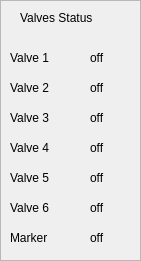
      <widget class="QFrame" name="frame_2">
       <property name="geometry">
        <rect>
         <x>810</x>
         <y>10</y>
         <width>141</width>
         <height>261</height>
        </rect>
       </property>
       <property name="font">
        <font>
         <family>Arial</family>
        </font>
       </property>
       <property name="frameShape">
        <enum>QFrame::StyledPanel</enum>
       </property>
       <property name="frameShadow">
        <enum>QFrame::Raised</enum>
       </property>
       <widget class="QLabel" name="label12_9">
        <property name="geometry">
         <rect>
          <x>10</x>
          <y>200</y>
          <width>61</width>
          <height>16</height>
         </rect>
        </property>
        <property name="font">
         <font>
          <family>Arial</family>
         </font>
        </property>
        <property name="text">
         <string>Valve 6</string>
        </property>
       </widget>
       <widget class="QLabel" name="V5S_2">
        <property name="geometry">
         <rect>
          <x>90</x>
          <y>170</y>
          <width>41</width>
          <height>16</height>
         </rect>
        </property>
        <property name="font">
         <font>
          <family>Arial</family>
         </font>
        </property>
        <property name="text">
         <string>off</string>
        </property>
       </widget>
       <widget class="QLabel" name="label12_11">
        <property name="geometry">
         <rect>
          <x>10</x>
          <y>50</y>
          <width>61</width>
          <height>16</height>
         </rect>
        </property>
        <property name="font">
         <font>
          <family>Arial</family>
         </font>
        </property>
        <property name="text">
         <string>Valve 1</string>
        </property>
       </widget>
       <widget class="QLabel" name="V4S_2">
        <property name="geometry">
         <rect>
          <x>90</x>
          <y>140</y>
          <width>31</width>
          <height>16</height>
         </rect>
        </property>
        <property name="font">
         <font>
          <family>Arial</family>
         </font>
        </property>
        <property name="text">
         <string>off</string>
        </property>
       </widget>
       <widget class="QLabel" name="V2S_2">
        <property name="geometry">
         <rect>
          <x>90</x>
          <y>80</y>
          <width>41</width>
          <height>16</height>
         </rect>
        </property>
        <property name="font">
         <font>
          <family>Arial</family>
         </font>
        </property>
        <property name="text">
         <string>off</string>
        </property>
       </widget>
       <widget class="QLabel" name="label12_12">
        <property name="geometry">
         <rect>
          <x>10</x>
          <y>80</y>
          <width>61</width>
          <height>16</height>
         </rect>
        </property>
        <property name="font">
         <font>
          <family>Arial</family>
         </font>
        </property>
        <property name="text">
         <string>Valve 2</string>
        </property>
       </widget>
       <widget class="QLabel" name="label12_13">
        <property name="geometry">
         <rect>
          <x>10</x>
          <y>230</y>
          <width>51</width>
          <height>16</height>
         </rect>
        </property>
        <property name="font">
         <font>
          <family>Arial</family>
         </font>
        </property>
        <property name="text">
         <string>Marker</string>
        </property>
       </widget>
       <widget class="QLabel" name="V3S_2">
        <property name="geometry">
         <rect>
          <x>90</x>
          <y>110</y>
          <width>41</width>
          <height>16</height>
         </rect>
        </property>
        <property name="font">
         <font>
          <family>Arial</family>
         </font>
        </property>
        <property name="text">
         <string>off</string>
        </property>
       </widget>
       <widget class="QLabel" name="label12_14">
        <property name="geometry">
         <rect>
          <x>10</x>
          <y>140</y>
          <width>61</width>
          <height>16</height>
         </rect>
        </property>
        <property name="font">
         <font>
          <family>Arial</family>
         </font>
        </property>
        <property name="text">
         <string>Valve 4</string>
        </property>
       </widget>
       <widget class="QLabel" name="MS_2">
        <property name="geometry">
         <rect>
          <x>90</x>
          <y>230</y>
          <width>41</width>
          <height>16</height>
         </rect>
        </property>
        <property name="font">
         <font>
          <family>Arial</family>
         </font>
        </property>
        <property name="text">
         <string>off</string>
        </property>
       </widget>
       <widget class="QLabel" name="label12_15">
        <property name="geometry">
         <rect>
          <x>10</x>
          <y>110</y>
          <width>61</width>
          <height>16</height>
         </rect>
        </property>
        <property name="font">
         <font>
          <family>Arial</family>
         </font>
        </property>
        <property name="text">
         <string>Valve 3</string>
        </property>
       </widget>
       <widget class="QLabel" name="V6S_2">
        <property name="geometry">
         <rect>
          <x>90</x>
          <y>200</y>
          <width>41</width>
          <height>16</height>
         </rect>
        </property>
        <property name="font">
         <font>
          <family>Arial</family>
         </font>
        </property>
        <property name="text">
         <string>off</string>
        </property>
       </widget>
       <widget class="QLabel" name="V1S_2">
        <property name="geometry">
         <rect>
          <x>90</x>
          <y>50</y>
          <width>41</width>
          <height>16</height>
         </rect>
        </property>
        <property name="font">
         <font>
          <family>Arial</family>
         </font>
        </property>
        <property name="text">
         <string>off</string>
        </property>
       </widget>
       <widget class="QLabel" name="label12_16">
        <property name="geometry">
         <rect>
          <x>10</x>
          <y>170</y>
          <width>61</width>
          <height>16</height>
         </rect>
        </property>
        <property name="font">
         <font>
          <family>Arial</family>
         </font>
        </property>
        <property name="text">
         <string>Valve 5</string>
        </property>
       </widget>
       <widget class="QLabel" name="label12_17">
        <property name="geometry">
         <rect>
          <x>20</x>
          <y>10</y>
          <width>101</width>
          <height>16</height>
         </rect>
        </property>
        <property name="font">
         <font>
          <family>Arial</family>
         </font>
        </property>
        <property name="text">
         <string>Valves Status</string>
        </property>
       </widget>
      </widget>
